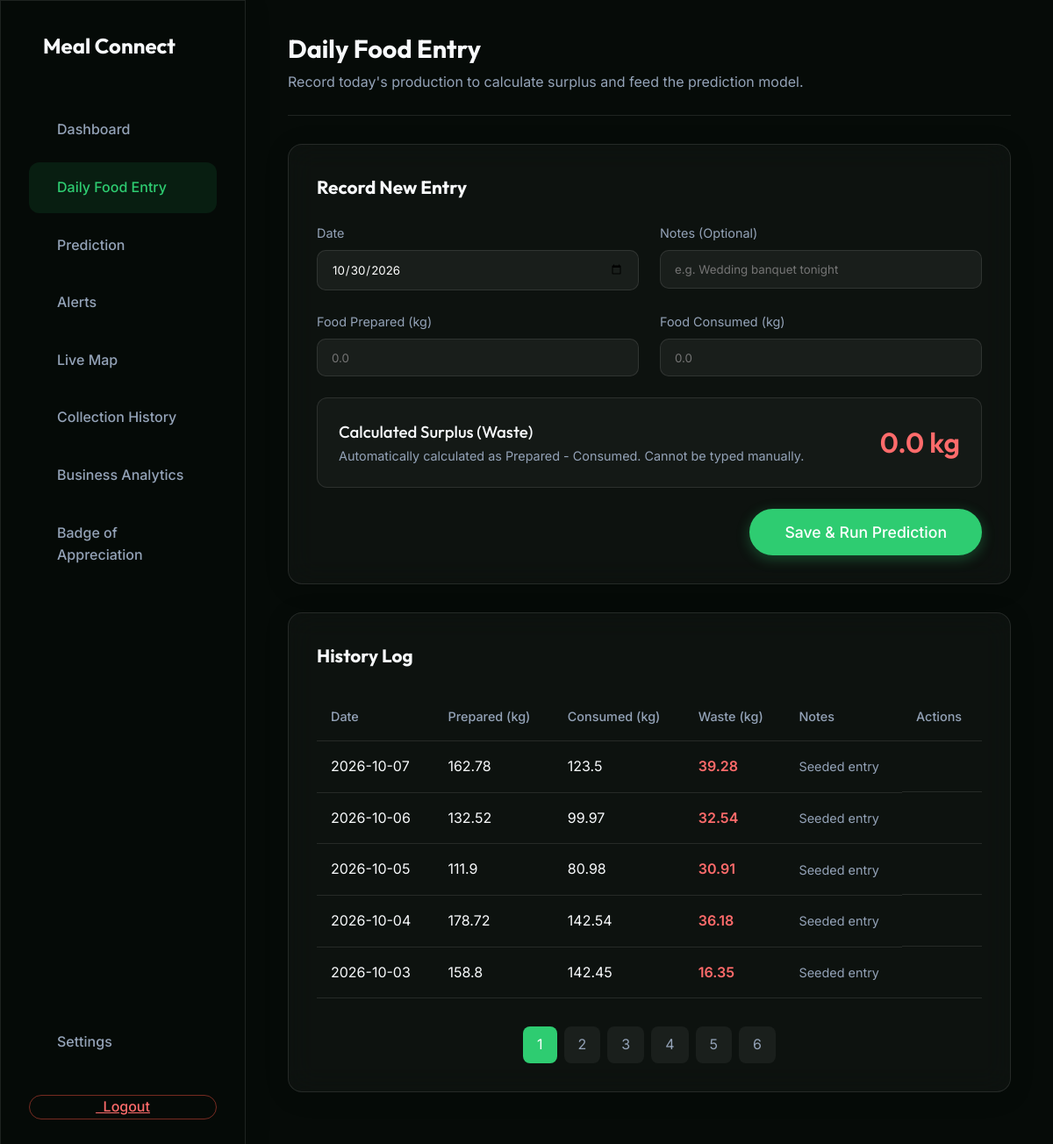
Page /food_entry (signed in) on the committed database.
### tables this page shows
CREATE TABLE food_entries (
                id INTEGER PRIMARY KEY AUTOINCREMENT,
                hotel_id TEXT NOT NULL,
                entry_date DATE NOT NULL,
                prepared_kg REAL NOT NULL,
                consumed_kg REAL NOT NULL,
                waste_kg REAL NOT NULL,
                notes TEXT,
                FOREIGN KEY(hotel_id) REFERENCES hotels(id)
            );

### app.py (the view, shortened to what this page needs)
@app.route('/food_entry', methods=['GET', 'POST'])
@login_required
def food_entry():
    hotel_id = session.get('hotel_id')
    edit_id = request.args.get('edit_id', type=int)
    page = request.args.get('page', 1, type=int)
    per_page = 5
    with get_db() as conn:
        cur = conn.cursor()
        edit_data = None
        if edit_id:
            cur.execute("SELECT * FROM food_entries WHERE id = ? AND hotel_id = ?", (edit_id, hotel_id))
            edit_data = cur.fetchone()
        offset = (page - 1) * per_page
        cur.execute("SELECT COUNT(*) as cnt FROM food_entries WHERE hotel_id = ?", (hotel_id,))
        total_items = cur.fetchone()['cnt']
        total_pages = (total_items + per_page - 1) // per_page
        cur.execute("SELECT * FROM food_entries WHERE hotel_id = ? ORDER BY entry_date DESC LIMIT ? OFFSET ?", (hotel_id, per_page, offset))
        entries = cur.fetchall()
    import datetime
    today = datetime.date.today().isoformat()
    return render_template('food_entry.html', entries=entries, edit_data=edit_data, today=today, page=page, total_pages=total_pages)

### app.py (called while the page is built)
def get_db():
    conn = sqlite3.connect(DATABASE)
    conn.row_factory = sqlite3.Row
    return conn

def login_required(f):
    @wraps(f)
    def decorated_function(*args, **kwargs):
        if 'hotel_id' not in session:
            flash("Please log in to access this page.", "error")
            return redirect(url_for('login'))
        return f(*args, **kwargs)
    return decorated_function

@app.context_processor
def inject_global_vars():
    unread = 0
    if 'hotel_id' in session:
        try:
            with get_db() as conn:
                cur = conn.cursor()
                cur.execute("SELECT COUNT(*) FROM notifications WHERE user_id = ? AND is_read = 0", (session['hotel_id'],))
                row = cur.fetchone()
                if row:
                    unread = row[0]
        except:
            pass
    return dict(unread_notifications=unread)

@app.after_request
def add_header(response):
    response.cache_control.no_store = True
    response.headers['Cache-Control'] = 'no-store, no-cache, must-revalidate, post-check=0, pre-check=0, max-age=0'
    response.headers['Pragma'] = 'no-cache'
    response.headers['Expires'] = '-1'
    return response

### templates/food_entry.html (shortened to what this page needs)
<!DOCTYPE html>
<html lang="en">
<head>
  <link href="https://cdn.jsdelivr.net/npm/remixicon@3.5.0/fonts/remixicon.css" rel="stylesheet">
  <link rel="stylesheet" href="{{ url_for('static', filename='css/home.css') }}">
</head>
<body>
  <div class="sidebar glass">
    <a href="{{ url_for('index') }}" class="sidebar-logo nav-logo" style="text-decoration:none; color:inherit; display:flex; align-items:center; cursor:pointer;">
       Meal Connect
    </a>
    <ul class="nav-menu">
      <a href="{{ url_for('dashboard') }}" class="nav-item"> Dashboard</a>
      <a href="{{ url_for('food_entry') }}" class="nav-item active"> Daily Food Entry</a>
      <a href="{{ url_for('prediction') }}" class="nav-item"> Prediction</a>
      <a href="{{ url_for('alerts') }}" class="nav-item"> Alerts</a>
      <a href="{{ url_for('live_map') }}" class="nav-item"> Live Map</a>
      <a href="{{ url_for('history') }}" class="nav-item"> Collection History</a>
            <a href="{{ url_for('analytics') }}" class="nav-item"> Business Analytics</a>
      <a href="{{ url_for('badge') }}" class="nav-item {% if request.endpoint == 'badge' %}active{% endif %}"> Badge of Appreciation</a>
    </ul>
      <a href="{{ url_for('profile') }}" class="nav-item {% if request.endpoint == 'profile' %}active{% endif %}">
         Settings
      </a>
      <a href="{{ url_for('logout') }}" class="btn btn-outline" style="width: 100%; border-color: rgba(231,76,60,0.5); color: #ff6b6b; margin-top: 2rem;">
       &nbsp; Logout
    </a>
  </div>
  <div class="main-content">
    <div class="top-bar">
      <h1>Daily Food Entry</h1>
      <p style="color: var(--text-muted);">Record today's production to calculate surplus and feed the prediction model.</p>
    </div>
    <div class="panel glass">
      <h2 class="panel-title">{{ 'Edit Entry' if edit_data else 'Record New Entry' }}</h2>
      <form method="POST" action="{{ url_for('food_entry') }}">
        <div class="grid-form">
          <div class="form-group">
            <label>Date</label>
            <input type="date" name="entry_date" class="form-control" required
                   value="{{ edit_data.entry_date if edit_data else today }}">
          </div>
          <div class="form-group">
            <label>Notes (Optional)</label>
            <input type="text" name="notes" class="form-control" placeholder="e.g. Wedding banquet tonight"
                   value="{{ edit_data.notes if edit_data else '' }}">
          </div>
          <div class="form-group">
            <label>Food Prepared (kg)</label>
            <input type="number" step="0.1" name="prepared_kg" id="prepared_kg" class="form-control" required
                   value="{{ edit_data.prepared_kg if edit_data else '' }}" placeholder="0.0">
          </div>
          <div class="form-group">
            <label>Food Consumed (kg)</label>
            <input type="number" step="0.1" name="consumed_kg" id="consumed_kg" class="form-control" required
                   value="{{ edit_data.consumed_kg if edit_data else '' }}" placeholder="0.0">
          </div>
        </div>
        <div class="waste-display">
          <div>
            <h3 style="font-weight: 500;">Calculated Surplus (Waste)</h3>
            <p style="color: var(--text-muted); font-size: 0.9rem;">Automatically calculated as Prepared - Consumed. Cannot be typed manually.</p>
          </div>
          <div class="waste-value"><span id="waste_display">{{ edit_data.waste_kg if edit_data else '0.0' }}</span> kg</div>
        </div>
        <div style="margin-top: 1.5rem; text-align: right;">
          <button type="submit" class="btn btn-primary btn-large">Save & Run Prediction</button>
        </div>
      </form>
    </div>
    <div class="panel glass">
      <h2 class="panel-title">History Log</h2>
      {% if entries %}
        <table>
          <thead>
            <tr>
              <th>Date</th>
              <th>Prepared (kg)</th>
              <th>Consumed (kg)</th>
              <th>Waste (kg)</th>
              <th>Notes</th>
              <th>Actions</th>
            </tr>
          </thead>
          <tbody>
            {% for entry in entries %}
            <tr>
              <td>{{ entry.entry_date }}</td>
              <td>{{ entry.prepared_kg }}</td>
              <td>{{ entry.consumed_kg }}</td>
              <td style="color: #ff6b6b; font-weight: 600;">{{ entry.waste_kg }}</td>
              <td style="color: var(--text-muted); font-size: 0.9rem;">{{ entry.notes }}</td>
              <td class="action-btns">
              </td>
            </tr>
            {% endfor %}
          </tbody>
        </table>
        {% if total_pages > 1 %}
        <div class="pagination">
          {% for p in range(1, total_pages + 1) %}
            <a href="{{ url_for('food_entry', page=p) }}" class="page-link {% if page == p %}active{% endif %}">{{ p }}</a>
          {% endfor %}
        </div>
        {% endif %}
      {% else %}
        <div style="text-align: center; color: var(--text-muted); padding: 2rem 0;">No past entries available.</div>
      {% endif %}
    </div>
  </div>
</body>
</html>

### static/css/home.css (style rules this page uses)
:root { --font-display: 'Outfit', sans-serif; --font-body: 'Inter', sans-serif; --bg-color: #060b08; --surface-color: rgba(255, 255, 255, 0.03); --surface-border: rgba(255, 255, 255, 0.1); --text-main: #f8fafc; --text-muted: #94a3b8; --primary: #2ecc71; --primary-hover: #27ae60; --primary-glow: rgba(46, 204, 113, 0.3); --secondary: rgba(255, 255, 255, 0.1); --secondary-hover: rgba(255, 255, 255, 0.2); --transition: all 0.3s cubic-bezier(0.25, 0.8, 0.25, 1); }
* { margin: 0; padding: 0; box-sizing: border-box; }
html { scroll-behavior: smooth; }
body { font-family: var(--font-body); background-color: var(--bg-color); color: var(--text-main); line-height: 1.6; overflow-x: hidden; position: relative; }
.glass { background: var(--surface-color); backdrop-filter: blur(16px); -webkit-backdrop-filter: blur(16px); border: 1px solid var(--surface-border); box-shadow: 0 4px 30px rgba(0, 0, 0, 0.1); }
h1, h2, h3, h4 { font-family: var(--font-display); }
.btn { font-family: var(--font-body); font-weight: 500; border-radius: 50px; cursor: pointer; transition: var(--transition); display: inline-flex; align-items: center; justify-content: center; border: none; outline: none; }
.btn-large { padding: 1rem 2.5rem; font-size: 1.1rem; }
.btn-primary { background-color: var(--primary); color: #fff; box-shadow: 0 4px 15px var(--primary-glow); }
.btn-outline { background-color: transparent; color: #fff; border: 1px solid rgba(255,255,255,0.3); }
.nav-logo { font-family: var(--font-display); font-size: 1.5rem; font-weight: 700; color: #fff; text-decoration: none; display: flex; align-items: center; gap: 0.5rem; }

### templates/food_entry.html (style rules this page uses)
body { display: flex; height: 100vh; overflow: hidden; background: #060b08; }
.sidebar { width: 280px; background: rgba(6, 11, 8, 0.95); border-right: 1px solid var(--surface-border); padding: 2rem; display: flex; flex-direction: column; z-index: 10; }
.sidebar-logo { margin-bottom: 3rem; font-size: 1.5rem; }
.nav-menu { list-style: none; display: flex; flex-direction: column; gap: 0.5rem; flex-grow: 1; }
.nav-item { padding: 1rem; border-radius: 12px; color: var(--text-muted); text-decoration: none; display: flex; align-items: center; gap: 1rem; transition: var(--transition); font-weight: 500; }
.nav-item:hover, .nav-item.active { background: rgba(46,204,113,0.1); color: var(--primary); }
.main-content { flex-grow: 1; padding: 2rem 3rem; overflow-y: auto; position: relative; }
.top-bar { margin-bottom: 2rem; padding-bottom: 1.5rem; border-bottom: 1px solid var(--surface-border); }
.top-bar h1 { font-size: 1.8rem; margin-bottom: 0.2rem; }
.panel { padding: 2rem; border-radius: 16px; margin-bottom: 2rem; }
.panel-title { font-size: 1.3rem; font-family: var(--font-display); margin-bottom: 1.5rem; }
.grid-form { display: grid; grid-template-columns: 1fr 1fr; gap: 1.5rem; }
.form-group { display: flex; flex-direction: column; gap: 0.5rem; }
.form-group label { color: var(--text-muted); font-size: 0.9rem; }
.form-control { background: rgba(255,255,255,0.05); border: 1px solid var(--surface-border); color: #fff; padding: 0.8rem 1rem; border-radius: 10px; outline: none; transition: var(--transition); font-family: var(--font-body); }
.waste-display { background: rgba(255,255,255,0.03); padding: 1.5rem; border-radius: 12px; display: flex; align-items: center; justify-content: space-between; margin-top: 1.5rem; border: 1px solid var(--surface-border); }
.waste-value { font-size: 2rem; font-weight: 600; color: #ff6b6b; font-family: var(--font-display); }
table { width: 100%; border-collapse: collapse; margin-top: 1rem; }
th, td { padding: 1rem; text-align: left; border-bottom: 1px solid var(--surface-border); }
th { color: var(--text-muted); font-weight: 500; font-size: 0.9rem; }
.action-btns { display: flex; gap: 0.5rem; }
.pagination { display: flex; justify-content: center; gap: 0.5rem; margin-top: 2rem; }
.page-link { padding: 0.5rem 1rem; border-radius: 8px; background: rgba(255,255,255,0.05); color: var(--text-muted); text-decoration: none; transition: var(--transition); }
.page-link:hover, .page-link.active { background: var(--primary); color: #fff; }

### rows in the picture
food_entries: entry_date "2026-10-07", prepared_kg "162.78", consumed_kg "123.5", waste_kg "39.28", notes "Seeded entry"
food_entries: entry_date "2026-10-06", prepared_kg "132.52", consumed_kg "99.97", waste_kg "32.54", notes "Seeded entry"
food_entries: entry_date "2026-10-05", prepared_kg "111.9", consumed_kg "80.98", waste_kg "30.91", notes "Seeded entry"
food_entries: entry_date "2026-10-04", prepared_kg "178.72", consumed_kg "142.54", waste_kg "36.18", notes "Seeded entry"
food_entries: entry_date "2026-10-03", prepared_kg "158.8", consumed_kg "142.45", waste_kg "16.35", notes "Seeded entry"

### other values in the picture
{{ 'Edit Entry' if edit_data else 'Record New Entry' }} "Record New Entry"
{{ edit_data.waste_kg if edit_data else '0.0' }} "0.0"
{{ p }} "1" "2" "3" "4" "5" "6"
